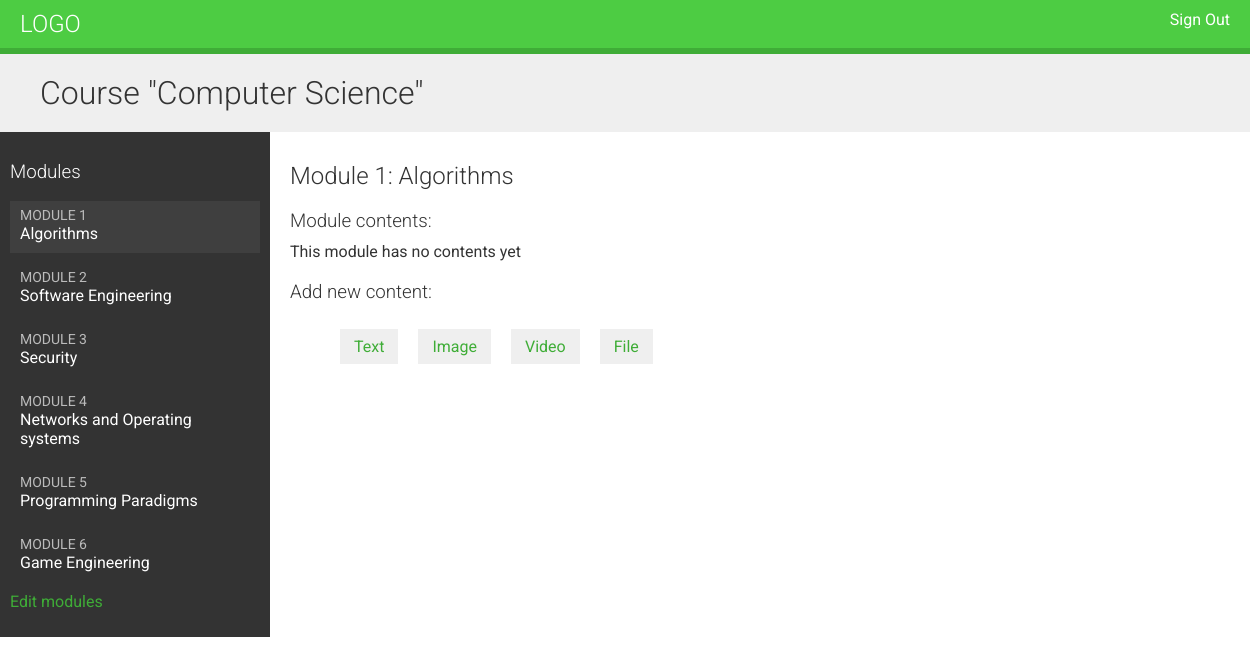
/course/module/4/ (signed in), run on the app's committed database.
### courses/models.py (models this page shows, shortened)
class Course(models.Model):
    owner = models.ForeignKey(User,
                              related_name='courses_created',
                              on_delete=models.CASCADE)
    subject = models.ForeignKey(Subject,
                                related_name='courses',
                                on_delete=models.CASCADE)
    title = models.CharField(max_length=200)
    slug = models.SlugField(max_length=200, unique=True)
    overview = models.TextField()
    created = models.DateTimeField(auto_now_add=True)
    class Meta:
        ordering = ['-created']

class Module(models.Model):
    course = models.ForeignKey(Course,
                               related_name='modules',
                               on_delete=models.CASCADE)
    title = models.CharField(max_length=200)
    description = models.TextField(blank=True)
    order = OrderField(blank=True, for_fields=['course'])
    class Meta:
        ordering = ['order']

### courses/views.py (the view)
class ModuleContentListView(TemplateResponseMixin,
                            View):
    template_name = 'courses/manage/module/content_list.html'
    def get(self, request, module_id):
        module = get_object_or_404(Module,
                                   id=module_id,
                                   course__owner=request.user)
        return self.render_to_response({'module': module})

### courses/templates/courses/manage/module/content_list.html (shortened to what this page needs)
{% extends "base.html" %}
{% load course %}
{% block content %}
{% with course=module.course %}
<h1>Course "{{ course.title }}"</h1>
<div class="contents">
    <h3>Modules</h3>
    <ul id="modules">
        {% for m in course.modules.all %}
        <li data-id="{{ m.id }}"{% if m == module %}
        class="selected"{% endif %}>
        <a href="{% url "module_content_list" m.id %}">
            <span>
                Module<span class="order">
                {{ m.order|add:1 }}
            </span>
            </span>
            <br>
            {{ m.title }}
        </a>
        </li>
    {% empty %}
    <li>No modules yet</li>
    {% endfor %}
    </ul>
<p><a href="{% url "course_module_update" course.id %}">
    Edit modules
</a></p>
</div>
<div class="module">
    <h2>Module {{ module.order|add:1 }}: {{ module.title }}</h2>
    <h3>Module contents:</h3>
    <div id="module-contents">
        {% for content in module.contents.all %}
        <div data-id="{{ content.id }}">
            {% with item=content.item %}
            <p>{{ item }}({{ item|model_name }})</p>
            <a href="{% url "module_content_update" module.id item|model_name item.id %}">Edit</a>
            <form action="{% url "module_content_delete" content.id %}"
                  method="post">
                <input type="submit" value="Delete">
                {% csrf_token %}
            </form>
            {% endwith %}
        </div>
    {% empty %}
    <p>This module has no contents yet</p>
    {% endfor %}
    </div>
    <h3>Add new content:</h3>
    <ul class="content-types">
        <li><a href="{% url "module_content_create" module.id "text" %}">Text</a></li>
        <li><a href="{% url "module_content_create" module.id "image" %}">Image</a></li>
        <li><a href="{% url "module_content_create" module.id "video" %}">Video</a></li>
        <li><a href="{% url "module_content_create" module.id "file" %}">File</a></li>
    </ul>
</div>
{% endwith %}
{% endblock %}

### courses/static/css/base.css (style rules this page uses)
body { margin:0; font-family:'Roboto', sans-serif; font-weight:400; color:#333; }
a { color:#3fad37; text-decoration:none; }
ul { float:left; }
h1, h2, h3, h4, h5, h6 { font-family:'Roboto', sans-serif; font-weight:300; }
h1 { background:#efefef; width:100%; overflow:auto; padding:20px 0 20px 40px; margin:0; }
.module { padding:10px 20px; float:left; width:600px; }
.module h3 { margin:20px 0 0; padding:0; width:100%; }
.module p { margin:10px 0 20px; width:100%; float:left; }
.contents { width:20%; padding:10px; float:left; background:#333; color: #fff; font-family:'Roboto', sans-serif; }
.contents ul { list-style:none; margin:0; padding:0; width:100%; }
.contents ul li { margin:0 0 10px 0; padding:4px 10px 10px; overflow:auto; cursor:move; }
.contents ul li.selected { background:#3f3f3f; }
.contents ul span { text-transform:uppercase; color:#bbb; font-size:14px; }
.contents ul a { display:block; color:#fff; text-decoration:none; }
ul.content-types li { list-style:none; float:left; margin:10px; background:#efefef; padding:8px 14px; }

### data on the page
Course: title "Computer Science"
Module: order|add "1", title "Algorithms"
Module: order|add "2", title "Software Engineering"
Module: order|add "3", title "Security"
Module: order|add "4", title "Networks and Operating systems"
Module: order|add "5", title "Programming Paradigms"
Module: order|add "6", title "Game Engineering"
